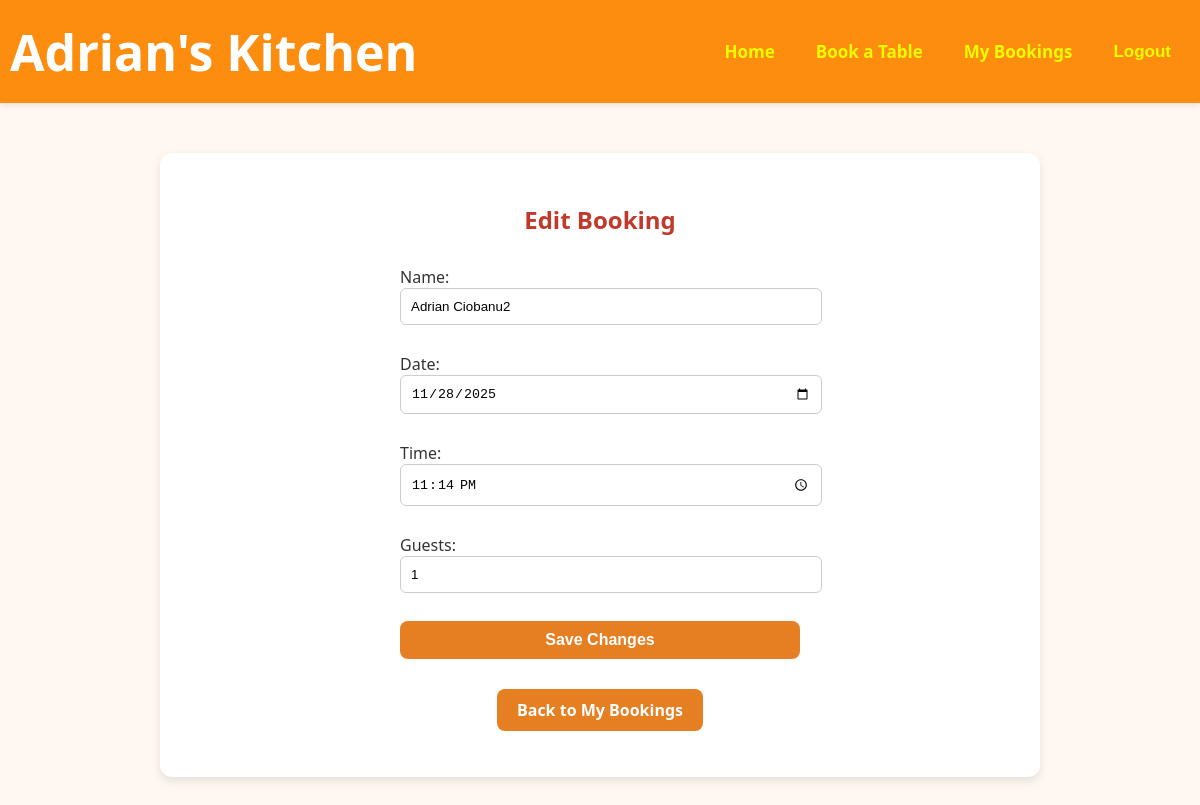
Page /edit/2/ (signed in) on the committed database.
### bookings/models.py (models this page shows, shortened)
class Booking(models.Model):
    user = models.ForeignKey(User, on_delete=models.CASCADE)
    name = models.CharField(max_length=100)
    date = models.DateField()
    time = models.TimeField()
    guests = models.IntegerField()

### bookings/views.py (the view)
# urls.py: path('edit/<int:booking_id>/', views.edit_booking, name="edit_booking"),
@login_required
def edit_booking(request, booking_id):
    booking = get_object_or_404(Booking, id=booking_id, user=request.user)
    if request.method == "POST":
        form = BookingForm(request.POST, instance=booking)
        if form.is_valid():
            form.save()
            messages.success(request, "Your booking has been updated successfully!")
            return redirect("view_bookings")
    else:
        form = BookingForm(instance=booking)
    return render(request, "bookings/edit_booking.html", {"form": form})

### bookings/forms.py
class BookingForm(forms.ModelForm):
    class Meta:
        model = Booking
        fields = ['name', 'date', 'time', 'guests']
        widgets = {
            'date': forms.DateInput(attrs={'type': 'date'}),
            'time': forms.TimeInput(attrs={'type': 'time'}),
        }

### bookings/templates/bookings/edit_booking.html (shortened to what this page needs)
{% extends "bookings/base.html" %}
{% block content %}
    <h2>Edit Booking</h2>
    <form method="POST">
            {{ form.as_p }}
            <button type="submit" class="button">Save Changes</button>
        </form>
        <p><a href="{% url 'view_bookings' %}" class="button">Back to My Bookings</a></p>
{% endblock %}

### bookings/static/bookings/css/style.css (style rules this page uses)
body { font-family: 'Segoe UI', Tahoma, Geneva, Verdana, sans-serif; background-color: #fff8f0; color: #333; margin: 0; padding: 0; text-align: center; }
h1, h2, h3 { color: #c0392b; margin-bottom: 20px; }
.button { display: inline-block; background-color: #e67e22; color: white; padding: 10px 20px; border-radius: 8px; text-decoration: none; font-weight: bold; transition: background-color 0.3s ease; }
form { margin: 30px auto; width: 100%; max-width: 400px; text-align: left; }
form input, form select { width: 100%; padding: 10px; margin-bottom: 12px; border: 1px solid #ccc; border-radius: 6px; }
form button { width: 100%; background-color: #c0392b; color: white; border: none; padding: 12px; border-radius: 6px; cursor: pointer; font-size: 16px; }

### rows in the picture
Booking: name "Adrian Ciobanu2", date "11/28/2025", time "23:14:00", guests "1"
